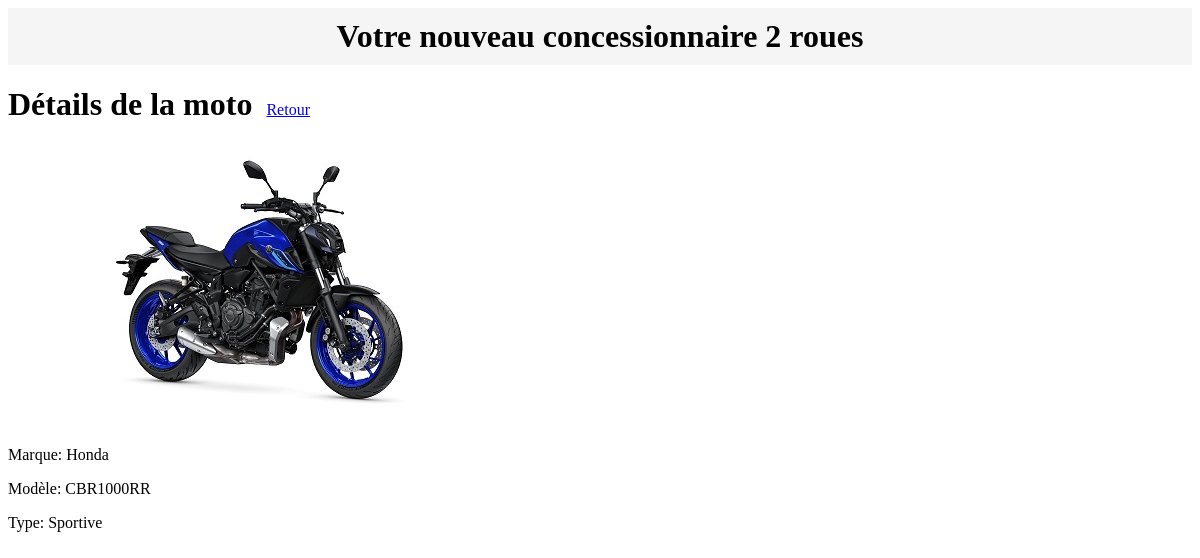
Screenshot of /View/details.php?moto_id=28 (signed in) with the database file from the repository.
### tables this page shows
CREATE TABLE `motos` (
  `id` int(11) NOT NULL,
  `marque_id` int(11) NOT NULL,
  `modele` varchar(255) NOT NULL,
  `type` enum('Enduro','Custom','Sportive','Roadster') NOT NULL,
  `image` varchar(255) DEFAULT NULL
);

CREATE TABLE `marques` (
  `id` int(11) NOT NULL,
  `marque` varchar(250) NOT NULL
);

### Model/Manager/DbManager.php (called while the page is built, shortened)
<?php
class DbManager {
    private $host = 'localhost';
    private $user = 'root';
    private $password = '';
    private $dbName = 'concessionnaire_moto';
    public function __construct(){
        try {
            $this->pdo = new PDO("mysql:dbname=".$this->dbName.";host=".$this->host,
                $this->user,$this->password);
        } catch (PDOException $e){
            throw $e;
            die();
        }
    }
}

### Model/Manager/MotoManager.php (called while the page is built, shortened)
<?php
require_once __DIR__ . '/DbManager.php';
class MotoManager extends DbManager {
    public function getMotoById($id) {
        $sql = "SELECT m.*, ma.marque AS marque FROM motos m INNER JOIN marques ma ON m.marque_id = ma.id WHERE m.id = ?";
        $stmt = $this->pdo->prepare($sql);
        $stmt->execute([$id]);
        return $stmt->fetch(PDO::FETCH_ASSOC);
    }
}

### View/details.php (the view, shortened to what this page needs)
<?php
require_once '../Model/Manager/DbManager.php';
require_once '../Model/Manager/MotoManager.php';
$motoManager = new MotoManager();
if (isset($_GET['moto_id'])) {
    $motoId = $_GET['moto_id'];
    $moto = $motoManager->getMotoById($motoId);
    if ($moto) {
        include 'parts/header.php';
        ?>
        <!DOCTYPE html>
        <html>
        <head>
        </head>
        <body>
        <div>
            <h1 style="display: inline-block;">Détails de la moto</h1>
            <a href="../index.php" style="display: inline-block; margin-left: 10px;">Retour</a>
        </div>
        <div>
            <img src="../public/img/<?php echo $moto['image']; ?>" alt="Moto">
            <p>Marque: <?php echo $moto['marque']; ?></p>
            <p>Modèle: <?php echo $moto['modele']; ?></p>
            <p>Type: <?php echo $moto['type']; ?></p>
        </div>
        </body>
        </html>
        <?php
        exit;
    }
}
exit;
?>

### rows the page displays
motos: image (picture), marque.marque "Honda", modele "CBR1000RR", type "Sportive"
